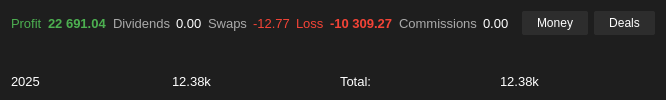
<?xml version="1.0" encoding="UTF-8"?>
<ui version="4.0">
 <class>ProfitLossTab</class>
 <widget class="QWidget" name="ProfitLossTab">
  <property name="styleSheet">
   <string>
    QWidget {
        background-color: #1E1E1E;
        color: #FFFFFF;
    }
    QLabel {
        color: #FFFFFF;
        font-size: 10pt;
    }
   </string>
  </property>
  <layout class="QVBoxLayout" name="verticalLayout">
   <!-- Top metrics section -->
   <item>
    <layout class="QHBoxLayout" name="metrics_layout">
     <!-- Profit -->
     <item>
      <widget class="QLabel" name="label_profit">
       <property name="styleSheet">
        <string>color: #4CAF50;</string>
       </property>
       <property name="text">
        <string>Profit</string>
       </property>
      </widget>
     </item>
     <item>
      <widget class="QLabel" name="value_profit">
       <property name="styleSheet">
        <string>color: #4CAF50; font-weight: bold;</string>
       </property>
       <property name="text">
        <string>22 691.04</string>
       </property>
      </widget>
     </item>
     
     <!-- Dividends -->
     <item>
      <widget class="QLabel" name="label_dividends">
       <property name="styleSheet">
        <string>color: #AAAAAA;</string>
       </property>
       <property name="text">
        <string>Dividends</string>
       </property>
      </widget>
     </item>
     <item>
      <widget class="QLabel" name="value_dividends">
       <property name="text">
        <string>0.00</string>
       </property>
      </widget>
     </item>
     
     <!-- Swaps -->
     <item>
      <widget class="QLabel" name="label_swaps">
       <property name="styleSheet">
        <string>color: #AAAAAA;</string>
       </property>
       <property name="text">
        <string>Swaps</string>
       </property>
      </widget>
     </item>
     <item>
      <widget class="QLabel" name="value_swaps">
       <property name="styleSheet">
        <string>color: #F44336;</string>
       </property>
       <property name="text">
        <string>-12.77</string>
       </property>
      </widget>
     </item>
     
     <!-- Loss -->
     <item>
      <widget class="QLabel" name="label_loss">
       <property name="styleSheet">
        <string>color: #F44336;</string>
       </property>
       <property name="text">
        <string>Loss</string>
       </property>
      </widget>
     </item>
     <item>
      <widget class="QLabel" name="value_loss">
       <property name="styleSheet">
        <string>color: #F44336; font-weight: bold;</string>
       </property>
       <property name="text">
        <string>-10 309.27</string>
       </property>
      </widget>
     </item>
     
     <!-- Commissions -->
     <item>
      <widget class="QLabel" name="label_commissions">
       <property name="styleSheet">
        <string>color: #AAAAAA;</string>
       </property>
       <property name="text">
        <string>Commissions</string>
       </property>
      </widget>
     </item>
     <item>
      <widget class="QLabel" name="value_commissions">
       <property name="text">
        <string>0.00</string>
       </property>
      </widget>
     </item>
     
     <item>
      <spacer name="horizontalSpacer">
       <property name="orientation">
        <enum>Qt::Horizontal</enum>
       </property>
      </spacer>
     </item>
     
     <!-- View toggle buttons -->
     <item>
      <widget class="QPushButton" name="button_money">
       <property name="styleSheet">
        <string>
         QPushButton {
             background-color: #2D2D2D;
             color: #FFFFFF;
             border: none;
             padding: 5px 15px;
             border-radius: 2px;
         }
         QPushButton:hover {
             background-color: #404040;
         }
         QPushButton[active="true"] {
             background-color: #2196F3;
         }
        </string>
       </property>
       <property name="text">
        <string>Money</string>
       </property>
      </widget>
     </item>
     <item>
      <widget class="QPushButton" name="button_deals">
       <property name="styleSheet">
        <string>
         QPushButton {
             background-color: #2D2D2D;
             color: #FFFFFF;
             border: none;
             padding: 5px 15px;
             border-radius: 2px;
         }
         QPushButton:hover {
             background-color: #404040;
         }
         QPushButton[active="true"] {
             background-color: #2196F3;
         }
        </string>
       </property>
       <property name="text">
        <string>Deals</string>
       </property>
      </widget>
     </item>
    </layout>
   </item>

   <!-- Main chart area -->
   <item>
    <widget class="QWidget" name="chart_container" native="true">
     <property name="sizePolicy">
      <sizepolicy hsizetype="Expanding" vsizetype="Expanding">
       <horstretch>0</horstretch>
       <verstretch>2</verstretch>
      </sizepolicy>
     </property>
    </widget>
   </item>

   <!-- Bottom section with year summary -->
   <item>
    <layout class="QHBoxLayout" name="year_summary_layout">
     <item>
      <widget class="QLabel" name="label_year">
       <property name="text">
        <string>2025</string>
       </property>
      </widget>
     </item>
     <item>
      <widget class="QLabel" name="value_year_total">
       <property name="text">
        <string>12.38k</string>
       </property>
      </widget>
     </item>
     <item>
      <spacer name="horizontalSpacer_2">
       <property name="orientation">
        <enum>Qt::Horizontal</enum>
       </property>
      </spacer>
     </item>
     <item>
      <widget class="QLabel" name="label_total">
       <property name="text">
        <string>Total:</string>
       </property>
      </widget>
     </item>
     <item>
      <widget class="QLabel" name="value_total">
       <property name="text">
        <string>12.38k</string>
       </property>
      </widget>
     </item>
    </layout>
   </item>
  </layout>
 </widget>
</ui> 
